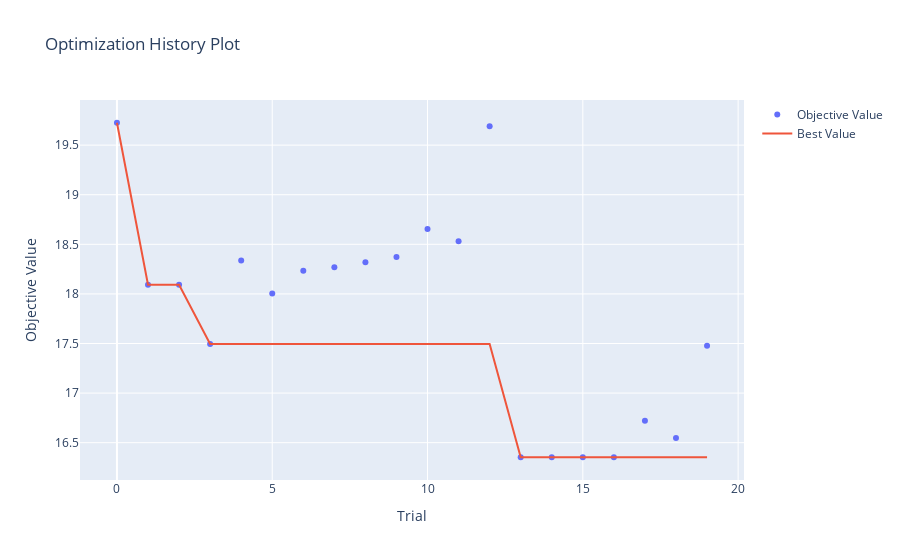

Notebook source saved alongside this figure:
### Markdown cell above
### Visualize Optimization

### Code cell
# plot Optimization History
optuna.visualization.plot_optimization_history(study)

### Figure 1 — Plotly figure (JSON) as saved in the notebook; plotly's stock layout.template omitted (floating-point values rounded to 4 significant figures)
{"data": [{"mode": "markers", "name": "Objective Value", "type": "scatter", "x": [0, 1, 2, 3, 4, 5, 6, 7, 8, 9, 10, 11, 12, 13, 14, 15, 16, 17, 18, 19], "y": [19.73, 18.09, 18.09, 17.49, 18.34, 18.0, 18.23, 18.27, 18.32, 18.37, 18.65, 18.53, 19.69, 16.35, 16.35, 16.35, 16.35, 16.72, 16.55, 17.48]}, {"mode": "lines", "name": "Best Value", "type": "scatter", "x": [0, 1, 2, 3, 4, 5, 6, 7, 8, 9, 10, 11, 12, 13, 14, 15, 16, 17, 18, 19], "y": [19.73, 18.09, 18.09, 17.49, 17.49, 17.49, 17.49, 17.49, 17.49, 17.49, 17.49, 17.49, 17.49, 16.35, 16.35, 16.35, 16.35, 16.35, 16.35, 16.35]}, {"marker": {"color": "#cccccc"}, "mode": "markers", "name": "Infeasible Trial", "showlegend": false, "type": "scatter", "x": [], "y": []}], "layout": {"title": {"text": "Optimization History Plot"}, "xaxis": {"title": {"text": "Trial"}}, "yaxis": {"title": {"text": "Objective Value"}}}}
